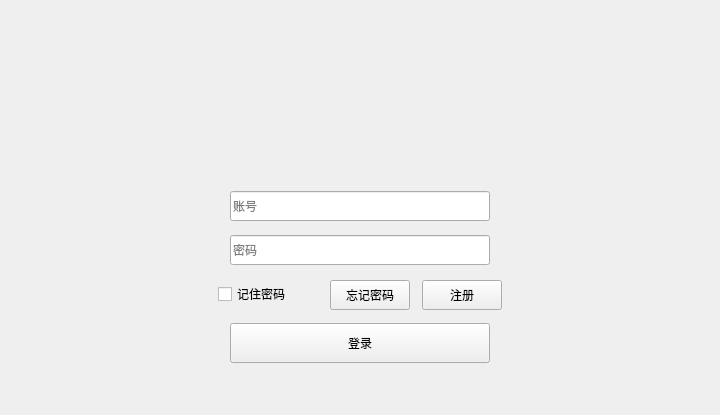
<?xml version="1.0" encoding="UTF-8"?>
<ui version="4.0">
 <class>UserLogin</class>
 <widget class="QWidget" name="UserLogin">
  <property name="geometry">
   <rect>
    <x>0</x>
    <y>0</y>
    <width>720</width>
    <height>415</height>
   </rect>
  </property>
  <property name="sizePolicy">
   <sizepolicy hsizetype="Fixed" vsizetype="Fixed">
    <horstretch>0</horstretch>
    <verstretch>0</verstretch>
   </sizepolicy>
  </property>
  <property name="minimumSize">
   <size>
    <width>720</width>
    <height>415</height>
   </size>
  </property>
  <property name="maximumSize">
   <size>
    <width>720</width>
    <height>415</height>
   </size>
  </property>
  <property name="windowTitle">
   <string>UserLogin</string>
  </property>
  <property name="styleSheet">
   <string notr="true"/>
  </property>
  <layout class="QVBoxLayout" name="verticalLayout_2">
   <property name="spacing">
    <number>0</number>
   </property>
   <property name="leftMargin">
    <number>0</number>
   </property>
   <property name="topMargin">
    <number>0</number>
   </property>
   <property name="rightMargin">
    <number>0</number>
   </property>
   <property name="bottomMargin">
    <number>0</number>
   </property>
   <item>
    <widget class="QWidget" name="titleWidget" native="true">
     <property name="sizePolicy">
      <sizepolicy hsizetype="Expanding" vsizetype="Expanding">
       <horstretch>0</horstretch>
       <verstretch>0</verstretch>
      </sizepolicy>
     </property>
     <property name="minimumSize">
      <size>
       <width>0</width>
       <height>104</height>
      </size>
     </property>
     <property name="maximumSize">
      <size>
       <width>16777215</width>
       <height>104</height>
      </size>
     </property>
     <property name="titleskin" stdset="0">
      <bool>true</bool>
     </property>
    </widget>
   </item>
   <item>
    <widget class="QWidget" name="bodyWidget" native="true">
     <property name="sizePolicy">
      <sizepolicy hsizetype="Expanding" vsizetype="Expanding">
       <horstretch>0</horstretch>
       <verstretch>0</verstretch>
      </sizepolicy>
     </property>
     <property name="minimumSize">
      <size>
       <width>720</width>
       <height>300</height>
      </size>
     </property>
     <property name="bottomskin" stdset="0">
      <bool>true</bool>
     </property>
     <layout class="QVBoxLayout" name="verticalLayout">
      <property name="spacing">
       <number>0</number>
      </property>
      <property name="leftMargin">
       <number>0</number>
      </property>
      <property name="topMargin">
       <number>73</number>
      </property>
      <property name="rightMargin">
       <number>0</number>
      </property>
      <property name="bottomMargin">
       <number>37</number>
      </property>
      <item>
       <layout class="QHBoxLayout" name="horizontalLayout">
        <item>
         <spacer name="horizontalSpacer">
          <property name="orientation">
           <enum>Qt::Horizontal</enum>
          </property>
          <property name="sizeHint" stdset="0">
           <size>
            <width>40</width>
            <height>20</height>
           </size>
          </property>
         </spacer>
        </item>
        <item>
         <widget class="QLineEdit" name="editUserAccount">
          <property name="sizePolicy">
           <sizepolicy hsizetype="Fixed" vsizetype="Fixed">
            <horstretch>0</horstretch>
            <verstretch>0</verstretch>
           </sizepolicy>
          </property>
          <property name="minimumSize">
           <size>
            <width>260</width>
            <height>30</height>
           </size>
          </property>
          <property name="maximumSize">
           <size>
            <width>260</width>
            <height>30</height>
           </size>
          </property>
          <property name="maxLength">
           <number>33</number>
          </property>
          <property name="placeholderText">
           <string>账号</string>
          </property>
         </widget>
        </item>
        <item>
         <spacer name="horizontalSpacer_2">
          <property name="orientation">
           <enum>Qt::Horizontal</enum>
          </property>
          <property name="sizeHint" stdset="0">
           <size>
            <width>40</width>
            <height>20</height>
           </size>
          </property>
         </spacer>
        </item>
       </layout>
      </item>
      <item>
       <layout class="QHBoxLayout" name="horizontalLayout_2">
        <item>
         <spacer name="horizontalSpacer_3">
          <property name="orientation">
           <enum>Qt::Horizontal</enum>
          </property>
          <property name="sizeHint" stdset="0">
           <size>
            <width>40</width>
            <height>20</height>
           </size>
          </property>
         </spacer>
        </item>
        <item>
         <widget class="QLineEdit" name="editPassword">
          <property name="sizePolicy">
           <sizepolicy hsizetype="Fixed" vsizetype="Fixed">
            <horstretch>0</horstretch>
            <verstretch>0</verstretch>
           </sizepolicy>
          </property>
          <property name="minimumSize">
           <size>
            <width>260</width>
            <height>30</height>
           </size>
          </property>
          <property name="maximumSize">
           <size>
            <width>260</width>
            <height>30</height>
           </size>
          </property>
          <property name="echoMode">
           <enum>QLineEdit::Password</enum>
          </property>
          <property name="placeholderText">
           <string>密码</string>
          </property>
         </widget>
        </item>
        <item>
         <spacer name="horizontalSpacer_4">
          <property name="orientation">
           <enum>Qt::Horizontal</enum>
          </property>
          <property name="sizeHint" stdset="0">
           <size>
            <width>40</width>
            <height>20</height>
           </size>
          </property>
         </spacer>
        </item>
       </layout>
      </item>
      <item>
       <layout class="QHBoxLayout" name="horizontalLayout_3">
        <property name="spacing">
         <number>12</number>
        </property>
        <item>
         <spacer name="horizontalSpacer_5">
          <property name="orientation">
           <enum>Qt::Horizontal</enum>
          </property>
          <property name="sizeHint" stdset="0">
           <size>
            <width>18</width>
            <height>20</height>
           </size>
          </property>
         </spacer>
        </item>
        <item>
         <widget class="QCheckBox" name="checkBox">
          <property name="sizePolicy">
           <sizepolicy hsizetype="Fixed" vsizetype="Fixed">
            <horstretch>0</horstretch>
            <verstretch>0</verstretch>
           </sizepolicy>
          </property>
          <property name="minimumSize">
           <size>
            <width>100</width>
            <height>28</height>
           </size>
          </property>
          <property name="maximumSize">
           <size>
            <width>100</width>
            <height>28</height>
           </size>
          </property>
          <property name="text">
           <string>记住密码</string>
          </property>
         </widget>
        </item>
        <item>
         <widget class="QPushButton" name="forgetWordbtn">
          <property name="sizePolicy">
           <sizepolicy hsizetype="Fixed" vsizetype="Fixed">
            <horstretch>0</horstretch>
            <verstretch>0</verstretch>
           </sizepolicy>
          </property>
          <property name="minimumSize">
           <size>
            <width>0</width>
            <height>30</height>
           </size>
          </property>
          <property name="maximumSize">
           <size>
            <width>16777215</width>
            <height>28</height>
           </size>
          </property>
          <property name="text">
           <string>忘记密码</string>
          </property>
         </widget>
        </item>
        <item>
         <widget class="QPushButton" name="registBtn">
          <property name="sizePolicy">
           <sizepolicy hsizetype="Fixed" vsizetype="Fixed">
            <horstretch>0</horstretch>
            <verstretch>0</verstretch>
           </sizepolicy>
          </property>
          <property name="minimumSize">
           <size>
            <width>0</width>
            <height>30</height>
           </size>
          </property>
          <property name="maximumSize">
           <size>
            <width>16777215</width>
            <height>28</height>
           </size>
          </property>
          <property name="text">
           <string>注册</string>
          </property>
         </widget>
        </item>
        <item>
         <spacer name="horizontalSpacer_6">
          <property name="orientation">
           <enum>Qt::Horizontal</enum>
          </property>
          <property name="sizeHint" stdset="0">
           <size>
            <width>17</width>
            <height>20</height>
           </size>
          </property>
         </spacer>
        </item>
       </layout>
      </item>
      <item>
       <layout class="QHBoxLayout" name="horizontalLayout_4">
        <item>
         <spacer name="horizontalSpacer_7">
          <property name="orientation">
           <enum>Qt::Horizontal</enum>
          </property>
          <property name="sizeHint" stdset="0">
           <size>
            <width>40</width>
            <height>20</height>
           </size>
          </property>
         </spacer>
        </item>
        <item>
         <widget class="QPushButton" name="loginBtn">
          <property name="sizePolicy">
           <sizepolicy hsizetype="Fixed" vsizetype="Fixed">
            <horstretch>0</horstretch>
            <verstretch>0</verstretch>
           </sizepolicy>
          </property>
          <property name="minimumSize">
           <size>
            <width>260</width>
            <height>36</height>
           </size>
          </property>
          <property name="maximumSize">
           <size>
            <width>260</width>
            <height>40</height>
           </size>
          </property>
          <property name="text">
           <string>登录</string>
          </property>
         </widget>
        </item>
        <item>
         <spacer name="horizontalSpacer_8">
          <property name="orientation">
           <enum>Qt::Horizontal</enum>
          </property>
          <property name="sizeHint" stdset="0">
           <size>
            <width>18</width>
            <height>20</height>
           </size>
          </property>
         </spacer>
        </item>
       </layout>
      </item>
     </layout>
    </widget>
   </item>
  </layout>
 </widget>
 <layoutdefault spacing="6" margin="11"/>
 <resources/>
 <connections/>
</ui>
